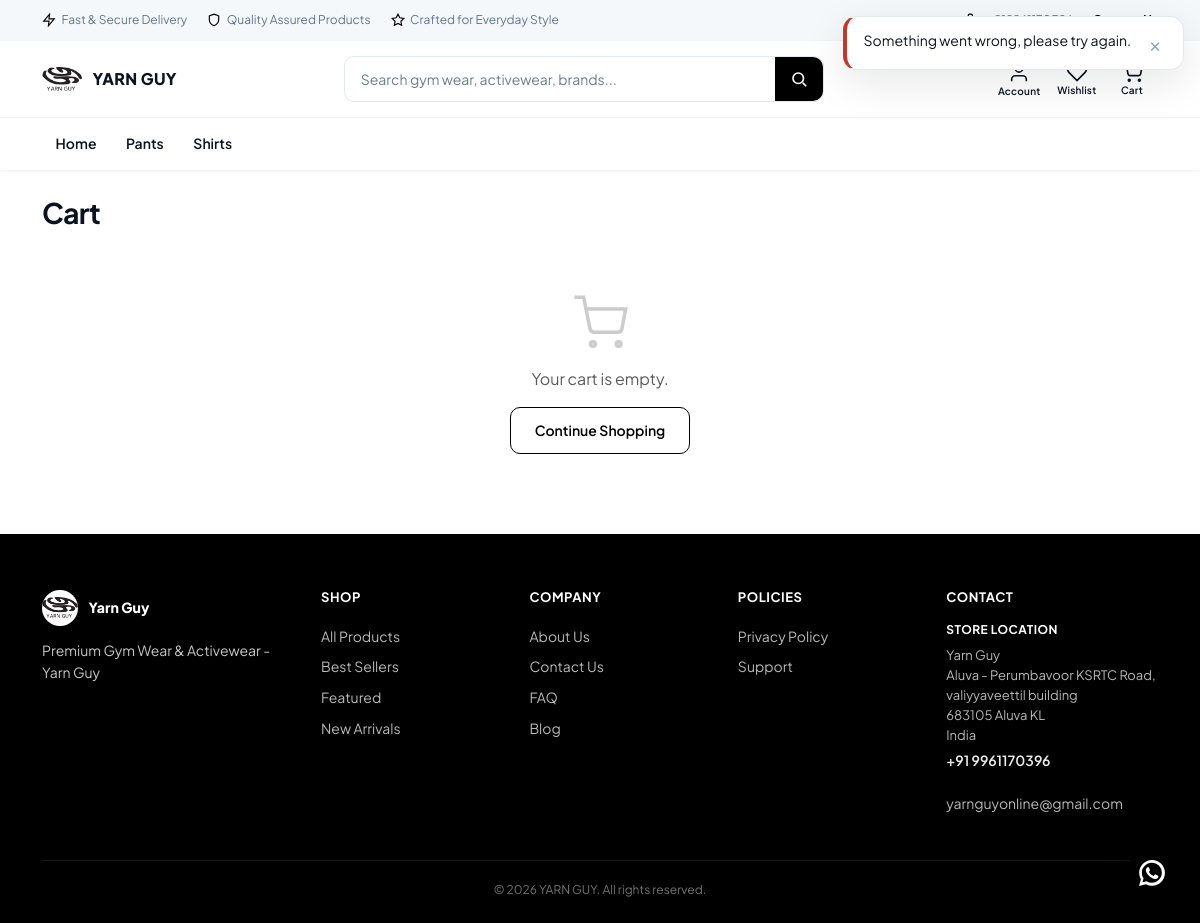
The app's page /cart/ (signed in), older data.
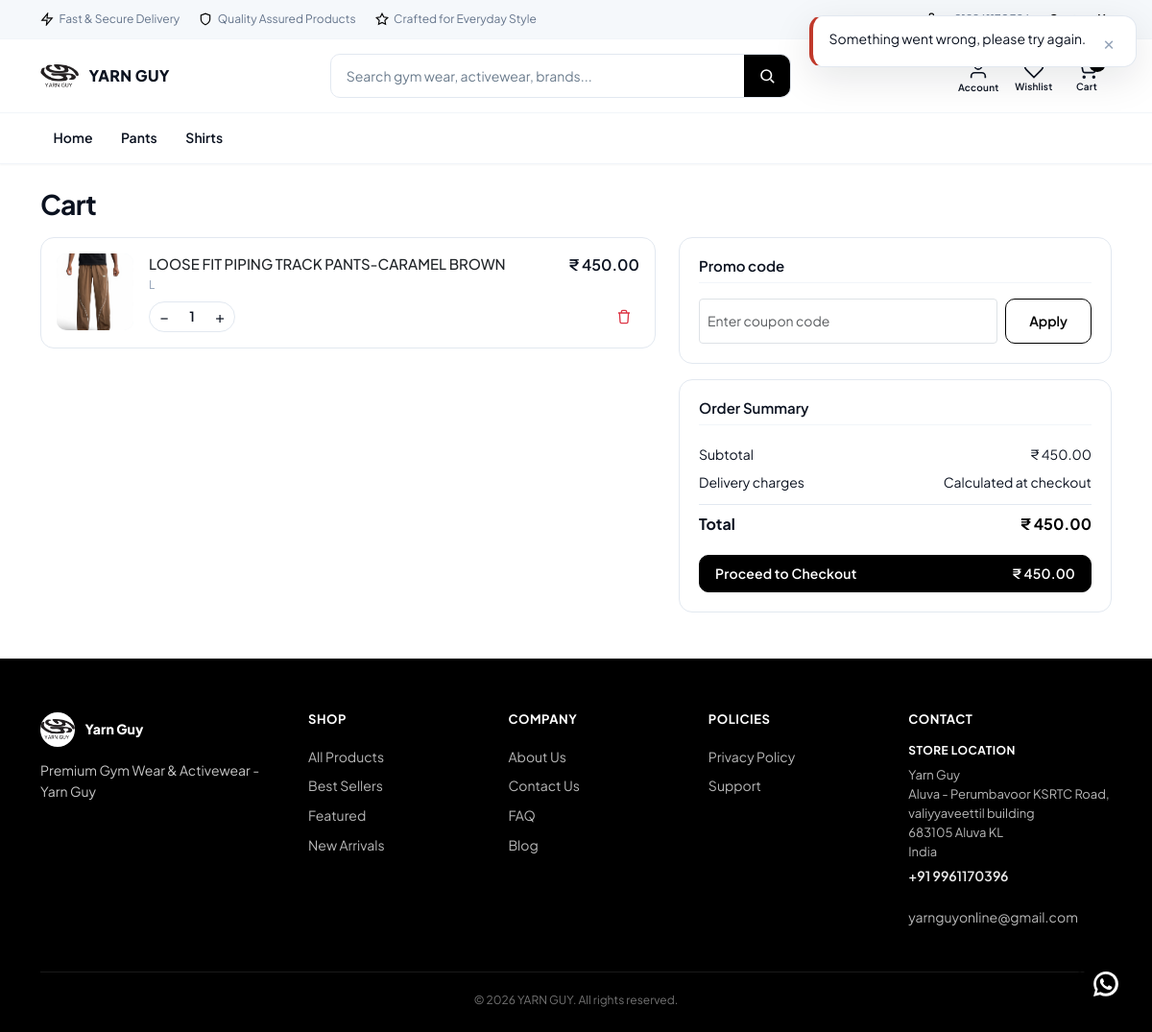
The same page, newer data.
### catalog/models.py (models this page shows, shortened)
class ProductImage(TimeStampedModel):
    product = models.ForeignKey(
        Product,
        on_delete=models.CASCADE,
        related_name="images",
        verbose_name="Product",
    )
    image = models.ImageField(
        upload_to="products/images/",
        verbose_name="Image",
    )
    alt_text = models.CharField(
        max_length=255,
        blank=True,
        verbose_name="Alt text",
    )
    display_order = models.PositiveIntegerField(
        default=0,
        verbose_name="Display order",
    )
    is_primary = models.BooleanField(
        default=False,
        db_index=True,
        verbose_name="Is primary",
        help_text="Primary image shown on PLP cards and homepage rails.",
    )
    class Meta:
        verbose_name = "Product image"
        verbose_name_plural = "Product images"
        ordering = ["display_order"]
        indexes = [
            models.Index(
                fields=["product", "is_primary"],
                name="cat_img_product_primary_idx",
            ),
        ]

class Product(TimeStampedModel):
    name = models.CharField(max_length=255, verbose_name="Name")
    slug = models.SlugField(
        max_length=255,
        unique=True,
        db_index=True,
        verbose_name="Slug",
    )
    sku = models.CharField(
        max_length=64,
        unique=True,
        db_index=True,
        verbose_name="SKU",
        help_text="Stock keeping unit identifier.",
    )
    category = models.ForeignKey(
        Category,
        on_delete=models.PROTECT,
        related_name="products",
        verbose_name="Category",
    )
    brand = models.ForeignKey(
        Brand,
        on_delete=models.SET_NULL,
        null=True,
        blank=True,
        related_name="products",
        verbose_name="Brand",
    )
    base_price = models.DecimalField(
        max_digits=12,
        decimal_places=2,
        verbose_name="Base price",
        help_text="Default price before variant deltas.",
    )
    mrp = models.DecimalField(max_digits=12, decimal_places=2, verbose_name="MRP")
    purchase_price = models.DecimalField(max_digits=12, decimal_places=2, verbose_name="Purchase Price")
    is_rental = models.BooleanField(default=False, db_index=True, verbose_name="Is Rental Eligible")
    rental_price = models.DecimalField(max_digits=12, decimal_places=2, null=True, blank=True, verbose_name="Rental Price")
    show_rental_storefront = models.BooleanField(default=True, db_index=True, verbose_name="Show Rental in Storefront")
    color = models.CharField(
        max_length=50,
        blank=True,
        db_index=True,
        verbose_name="Color",
        help_text="Primary color for PLP color-filter chips.",
    )
    is_active = models.BooleanField(
        default=True,
        db_index=True,
        verbose_name="Is active",
    )
    is_featured = models.BooleanField(
        default=False,
        db_index=True,
        verbose_name="Is featured",
    )
    is_bestseller = models.BooleanField(
        default=False,
        db_index=True,
        verbose_name="Is bestseller",
    )
    is_new_arrival = models.BooleanField(
        default=False,
        db_index=True,
        verbose_name="Is new arrival",
    )
    stock_quantity = models.PositiveIntegerField(
        default=0,
        verbose_name="Stock quantity",
    )
    meta_title = models.CharField(max_length=70, blank=True, verbose_name="Meta title")
    meta_description = models.CharField(max_length=160, blank=True, verbose_name="Meta description")
    og_image = models.ImageField(
        upload_to="seo/products/",
        blank=True,
        null=True,
        verbose_name="Open Graph image",
    )
    low_stock_threshold = models.PositiveIntegerField(
        default=5,
        verbose_name="Low stock threshold",
        help_text="Triggers low-stock alerts when stock falls at or below this value.",
    )
    class Meta:
        verbose_name = "Product"
        verbose_name_plural = "Products"
        indexes = [
            models.Index(
                fields=["is_active", "category_id"],
                name="cat_prod_active_category_idx",
            ),
            models.Index(
                fields=["is_active", "is_bestseller"],
                name="cat_prod_active_bestseller_idx",
            ),
            models.Index(fields=["is_active", "is_new_arrival"], name="cat_prod_active_new_idx"),
            models.Index(
                fields=["is_active", "is_featured"], name="cat_prod_featured_idx"
            ),
        ]
    @property
    def is_in_stock(self) -> bool:
        return self.stock_quantity > 0
    @property
    def price(self):
        return self.base_price
    @price.setter
    def price(self, value):
        self.base_price = value

class ProductVariant(TimeStampedModel):
    product = models.ForeignKey(
        Product,
        on_delete=models.CASCADE,
        related_name="variants",
        verbose_name="Product",
    )
    variant_type = models.CharField(
        max_length=50,
        verbose_name="Variant type",
    )
    name = models.CharField(max_length=120, verbose_name="Variant Name")
    base_price = models.DecimalField(
        max_digits=12,
        decimal_places=2,
        default=0,
        verbose_name="Base price",
    )
    mrp = models.DecimalField(
        max_digits=12,
        decimal_places=2,
        default=0,
        verbose_name="MRP",
    )
    purchase_price = models.DecimalField(
        max_digits=12,
        decimal_places=2,
        default=0,
        verbose_name="Purchase Price",
    )
    sku_suffix = models.CharField(
        max_length=32,
        blank=True,
        verbose_name="SKU suffix",
        help_text="Appended to the parent product SKU.",
    )
    stock_quantity = models.PositiveIntegerField(
        default=0,
        verbose_name="Stock quantity",
    )
    low_stock_threshold = models.PositiveIntegerField(
        default=5,
        verbose_name="Low stock threshold",
    )
    class Meta:
        verbose_name = "Product variant"
        verbose_name_plural = "Product variants"
        unique_together = [("product", "variant_type", "name")]

### core/models.py (models this page shows, shortened)
class TimeStampedModel(models.Model):
    created_at = models.DateTimeField(
        auto_now_add=True,
        db_index=True,
        verbose_name="Created at",
        help_text="Timestamp when this record was first created.",
    )
    updated_at = models.DateTimeField(
        auto_now=True,
        db_index=True,
        verbose_name="Updated at",
        help_text="Timestamp when this record was last modified.",
    )
    class Meta:
        abstract = True

class Currency(TimeStampedModel):
    code = models.CharField(
        max_length=3,
        unique=True,
        db_index=True,
        verbose_name="Currency code",
        help_text="ISO 4217 currency code, e.g. QAR or USD.",
    )
    symbol = models.CharField(
        max_length=8,
        verbose_name="Symbol",
        help_text="Display symbol shown alongside prices, e.g. ر.ق or $.",
    )
    exchange_rate_to_base = models.DecimalField(
        max_digits=18,
        decimal_places=8,
        verbose_name="Exchange rate to base",
        help_text="Multiplier to convert this currency into the platform base currency.",
    )
    is_default = models.BooleanField(
        default=False,
        db_index=True,
        verbose_name="Is default",
        help_text="When True, this currency is the storefront default.",
    )
    is_active = models.BooleanField(
        default=True,
        db_index=True,
        verbose_name="Is active",
        help_text="When False, this currency is hidden/inactive on the storefront.",
    )
    class Meta:
        verbose_name = "Currency"
        verbose_name_plural = "Currencies"
        indexes = [
            models.Index(fields=["is_default"], name="core_currency_is_default_idx"),
        ]

### cart/views.py (the view)
# urls.py: path("", views.cart_page_view, name="page"),
@require_GET
def cart_page_view(request: HttpRequest) -> HttpResponse:
    cart = get_or_create_cart(request=request)
    summary = get_cart_summary(cart=cart)
    from marketing.selectors import has_any_active_coupons
    response = render(
        request,
        "cart/cart_page.html",
        {
            "summary": summary,
            "cart_count": summary.item_count,
            "has_active_coupons": has_any_active_coupons(),
        },
    )
    response["Cache-Control"] = "no-store, no-cache, must-revalidate, max-age=0"
    response["Pragma"] = "no-cache"
    return response

### templates/cart/cart_page.html (shortened to what this page needs)
{% extends "base.html" %}
{% load i18n %}
{% block content %}
<div class="container page-container checkout-page jm-page">
  <h1 class="section-title jm-page-title">{% trans "Cart" %}</h1>
  {% include "cart/partials/page_body.html" %}
</div>
{% endblock %}

### templates/cart/partials/page_body.html (shortened to what the changed rows need)
{% load i18n %}
{% load static %}
<div id="cart-page-body" hx-get="{% url 'cart:page' %}" hx-trigger="cartUpdated from:body" hx-select="#cart-page-body" hx-swap="outerHTML">
{% if summary and summary.lines %}
<div class="row g-4">
  <div class="col-lg-7">
    <div class="checkout-step p-0 overflow-hidden">
      <ul class="list-unstyled mb-0">
        {% for line in summary.lines %}
        <li class="cart-page-line d-flex gap-3 p-3{% if not forloop.last %} border-bottom{% endif %}">
          <div class="cart-line__img-wrap" style="width:80px;height:80px;">
            {% with line.product.primary_images|first as primary_image %}
            {% if primary_image %}
            <img src="{{ primary_image.image.url }}" alt="{{ line.product.name }}" class="cart-line__img" loading="lazy">
            {% else %}
            <img src="{% static 'img/product-placeholder.svg' %}" alt="{{ line.product.name }}" class="cart-line__img cart-line__img--placeholder">
            {% endif %}
            {% endwith %}
          </div>
          <div class="flex-grow-1 min-w-0">
            <div class="d-flex justify-content-between align-items-start gap-2">
              <a href="{% url 'catalog:pdp' slug=line.product.slug %}" class="cart-line__name text-dark text-truncate">{{ line.product.name }}</a>
              <span class="fw-semibold flex-shrink-0">{{ display_currency.symbol }} {{ line.line_subtotal }}</span>
            </div>
            {% if line.variant %}<div class="cart-line__meta">{{ line.variant.name }}</div>{% endif %}
            {% with max_stock=line.variant.stock_quantity|default_if_none:line.product.stock_quantity %}
            <div class="d-flex align-items-center justify-content-between mt-2">
              <div class="qty-stepper d-flex align-items-center border rounded-pill overflow-hidden" style="width: fit-content;">
                <form method="post" action="{% url 'cart:quantity' %}" hx-post="{% url 'cart:quantity' %}" hx-target="#cart-page-body" hx-swap="outerHTML">
                  <button class="qty-stepper__btn" type="submit" aria-label="{% trans 'Decrease quantity' %}" {% if line.quantity <= 1 %}disabled{% endif %}>
                    &minus;
                  </button>
                </form>
                <span class="qty-stepper__value">{{ line.quantity }}</span>
                <form method="post" action="{% url 'cart:quantity' %}" hx-post="{% url 'cart:quantity' %}" hx-target="#cart-page-body" hx-swap="outerHTML">
                  <button class="qty-stepper__btn" type="submit" aria-label="{% trans 'Increase quantity' %}">&plus;</button>
                </form>
              </div>
              {% endwith %}
              <form method="post" action="{% url 'cart:page-remove' %}" hx-post="{% url 'cart:page-remove' %}" hx-target="#cart-page-body" hx-swap="outerHTML">
                <button class="btn btn-sm btn-ghost text-danger" type="submit" aria-label="{% trans 'Delete item' %}" title="{% trans 'Delete item' %}">
                  <svg width="16" height="16" viewBox="0 0 24 24" fill="none" stroke="currentColor" stroke-width="2"><path d="M3 6h18"/><path d="M8 6V4a2 2 0 0 1 2-2h4a2 2 0 0 1 2 2v2"/><path d="M19 6l-1 14a2 2 0 0 1-2 2H8a2 2 0 0 1-2-2L5 6"/></svg>
                </button>
              </form>
            </div>
          </div>
        </li>
        {% endfor %}
      </ul>
    </div>
  </div>
  <div class="col-lg-5">
    {% if summary.coupon_code or has_active_coupons %}
    <div class="checkout-step">
      <h2>{% trans "Promo code" %}</h2>
      {% if summary.coupon_code %}
      <div class="d-flex justify-content-between align-items-center bg-light rounded-3 px-3 py-2">
        <span class="small fw-semibold text-floward">{{ summary.coupon_code }}</span>
        <form method="post" action="{% url 'cart:coupon-remove' %}" hx-post="{% url 'cart:coupon-remove' %}" hx-target="#cart-page-body" hx-swap="outerHTML">
          {% csrf_token %}
          <button class="btn btn-sm btn-ghost text-danger" type="submit">{% trans "Remove" %}</button>
        </form>
      </div>
      {% elif has_active_coupons %}
      <form method="post" action="{% url 'cart:coupon-apply' %}" hx-post="{% url 'cart:coupon-apply' %}" hx-target="#cart-page-body" hx-swap="outerHTML" class="d-flex gap-2">
        <input type="text" name="code" class="form-control form-control-sm" placeholder="{% trans 'Enter coupon code' %}">
        <button type="submit" class="btn btn-outline-floward btn-sm text-nowrap">{% trans "Apply" %}</button>
      </form>
      {% endif %}
    </div>
    {% endif %}
    <div class="checkout-step">
      <h2>{% trans "Order Summary" %}</h2>
      <div class="cart-summary-row"><span>{% trans "Subtotal" %}</span><span>{{ display_currency.symbol }} {{ summary.subtotal }}</span></div>
      <div class="cart-summary-row">
        <span>{% trans "Delivery charges" %}</span>
        <span>{% if summary.delivery_charge %}{{ display_currency.symbol }} {{ summary.delivery_charge }}{% else %}{% trans "Calculated at checkout" %}{% endif %}</span>
      </div>
      <div class="cart-summary-row cart-summary-total"><span>{% trans "Total" %}</span><span class="text-floward">{{ display_currency.symbol }} {{ summary.grand_total }}</span></div>
      {% if summary.has_stock_issues %}
      <button class="btn btn-floward w-100 py-2 mt-3 d-flex justify-content-between align-items-center px-3" disabled style="cursor: not-allowed;" onclick="event.preventDefault();">
        <span>{% trans "Proceed to Checkout" %}</span>
        <span>{{ display_currency.symbol }} {{ summary.grand_total }}</span>
      </button>
      <div class="text-danger small mt-2 text-center">{% trans "Some items are out of stock. Please remove them to checkout." %}</div>
      {% else %}
      <a href="{% url 'checkout:checkout' %}?mode=cart" class="btn btn-floward w-100 py-2 mt-3 d-flex justify-content-between align-items-center px-3">
        <span>{% trans "Proceed to Checkout" %}</span>
        <span>{{ display_currency.symbol }} {{ summary.grand_total }}</span>
      </a>
      {% endif %}
    </div>
  </div>
</div>
{% else %}
<div class="text-center py-5">
  <svg width="56" height="56" viewBox="0 0 24 24" fill="none" stroke="#ccc" stroke-width="1.5" class="mb-3 mx-auto"><circle cx="9" cy="21" r="1"/><circle cx="20" cy="21" r="1"/><path d="M1 1h4l2.68 13.39a2 2 0 0 0 2 1.61h9.72a2 2 0 0 0 2-1.61L23 6H6"/></svg>
  <p class="text-muted mb-3">{% trans "Your cart is empty." %}</p>
  <a href="{% url 'catalog:plp' %}" class="btn btn-outline-floward">{% trans "Continue Shopping" %}</a>
</div>
{% endif %}
</div>

Row changes from the older to the newer data that the page shows:
now on this page (row unchanged): ProductImage: image (picture)
now on this page (row edited): Product: product.name "LOOSE FIT PIPING TRACK PANTS-CARAMEL BROWN"
now on this page (row unchanged): Currency: symbol "₹", symbol "₹"
now on this page (row edited): ProductVariant: variant.name "L"
Text that changed along with them:
{{ summary.subtotal }}: (not shown) → "450.00"
{{ summary.grand_total }}: (not shown) → "450.00"
new list line: "450.00 − 1 +"
text no longer shown: "Your cart is empty. Continue Shopping"
text now shown: "Promo code Apply Order Summary Subtotal Delivery charges Calculated at checkout Total Proceed to Checkout"
